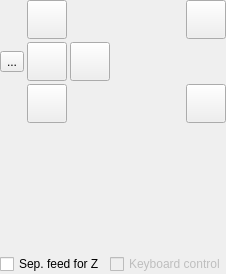
<?xml version="1.0" encoding="UTF-8"?>
<ui version="4.0">
 <class>partMainJog</class>
 <widget class="QWidget" name="partMainJog">
  <property name="geometry">
   <rect>
    <x>0</x>
    <y>0</y>
    <width>226</width>
    <height>274</height>
   </rect>
  </property>
  <property name="sizePolicy">
   <sizepolicy hsizetype="Minimum" vsizetype="Minimum">
    <horstretch>0</horstretch>
    <verstretch>0</verstretch>
   </sizepolicy>
  </property>
  <property name="windowTitle">
   <string>Form</string>
  </property>
  <layout class="QVBoxLayout" name="verticalLayout">
   <property name="spacing">
    <number>3</number>
   </property>
   <property name="leftMargin">
    <number>0</number>
   </property>
   <property name="topMargin">
    <number>0</number>
   </property>
   <property name="rightMargin">
    <number>0</number>
   </property>
   <property name="bottomMargin">
    <number>0</number>
   </property>
   <item>
    <layout class="QGridLayout" name="joggingLayout">
     <item row="2" column="1">
      <widget class="StyledToolButton" name="cmdStop">
       <property name="sizePolicy">
        <sizepolicy hsizetype="Fixed" vsizetype="Fixed">
         <horstretch>0</horstretch>
         <verstretch>0</verstretch>
        </sizepolicy>
       </property>
       <property name="toolTip">
        <string>Stop</string>
       </property>
       <property name="text">
        <string/>
       </property>
       <property name="icon">
        <iconset resource="../../../resources/images.qrc">
         <normaloff>:/images/brake.png</normaloff>:/images/brake.png</iconset>
       </property>
       <property name="iconSize">
        <size>
         <width>32</width>
         <height>32</height>
        </size>
       </property>
       <property name="adjustSize" stdset="0">
        <bool>true</bool>
       </property>
      </widget>
     </item>
     <item row="3" column="3">
      <layout class="QHBoxLayout" name="horizontalLayout_8">
       <item>
        <spacer name="horizontalSpacer_2">
         <property name="orientation">
          <enum>Qt::Orientation::Horizontal</enum>
         </property>
         <property name="sizeHint" stdset="0">
          <size>
           <width>20</width>
           <height>20</height>
          </size>
         </property>
        </spacer>
       </item>
       <item>
        <widget class="StyledToolButton" name="cmdZMinus">
         <property name="sizePolicy">
          <sizepolicy hsizetype="Fixed" vsizetype="Fixed">
           <horstretch>0</horstretch>
           <verstretch>0</verstretch>
          </sizepolicy>
         </property>
         <property name="toolTip">
          <string>Z-</string>
         </property>
         <property name="text">
          <string/>
         </property>
         <property name="icon">
          <iconset resource="../../../resources/images.qrc">
           <normaloff>:/images/1401562699_icon-arrow-down-b.png</normaloff>:/images/1401562699_icon-arrow-down-b.png</iconset>
         </property>
         <property name="iconSize">
          <size>
           <width>32</width>
           <height>32</height>
          </size>
         </property>
         <property name="adjustSize" stdset="0">
          <bool>true</bool>
         </property>
        </widget>
       </item>
      </layout>
     </item>
     <item row="2" column="0">
      <widget class="StyledToolButton" name="cmdXMinus">
       <property name="sizePolicy">
        <sizepolicy hsizetype="Fixed" vsizetype="Fixed">
         <horstretch>0</horstretch>
         <verstretch>0</verstretch>
        </sizepolicy>
       </property>
       <property name="toolTip">
        <string>X-</string>
       </property>
       <property name="text">
        <string>...</string>
       </property>
       <property name="icon">
        <iconset resource="../../../resources/images.qrc">
         <normaloff>:/images/1401561986_chevron-left.png</normaloff>:/images/1401561986_chevron-left.png</iconset>
       </property>
       <property name="iconSize">
        <size>
         <width>32</width>
         <height>32</height>
        </size>
       </property>
       <property name="adjustSize" stdset="0">
        <bool>true</bool>
       </property>
      </widget>
     </item>
     <item row="2" column="2">
      <widget class="StyledToolButton" name="cmdXPlus">
       <property name="sizePolicy">
        <sizepolicy hsizetype="Fixed" vsizetype="Fixed">
         <horstretch>0</horstretch>
         <verstretch>0</verstretch>
        </sizepolicy>
       </property>
       <property name="toolTip">
        <string>X+</string>
       </property>
       <property name="text">
        <string/>
       </property>
       <property name="icon">
        <iconset resource="../../../resources/images.qrc">
         <normaloff>:/images/1401562173_chevron-right.png</normaloff>:/images/1401562173_chevron-right.png</iconset>
       </property>
       <property name="iconSize">
        <size>
         <width>32</width>
         <height>32</height>
        </size>
       </property>
       <property name="adjustSize" stdset="0">
        <bool>true</bool>
       </property>
      </widget>
     </item>
     <item row="0" column="3">
      <layout class="QHBoxLayout" name="horizontalLayout_6">
       <item>
        <spacer name="horizontalSpacer">
         <property name="orientation">
          <enum>Qt::Orientation::Horizontal</enum>
         </property>
         <property name="sizeHint" stdset="0">
          <size>
           <width>20</width>
           <height>20</height>
          </size>
         </property>
        </spacer>
       </item>
       <item>
        <widget class="StyledToolButton" name="cmdZPlus">
         <property name="sizePolicy">
          <sizepolicy hsizetype="Fixed" vsizetype="Fixed">
           <horstretch>0</horstretch>
           <verstretch>0</verstretch>
          </sizepolicy>
         </property>
         <property name="toolTip">
          <string>Z+</string>
         </property>
         <property name="text">
          <string/>
         </property>
         <property name="icon">
          <iconset resource="../../../resources/images.qrc">
           <normaloff>:/images/1401562699_icon-arrow-up-b.png</normaloff>:/images/1401562699_icon-arrow-up-b.png</iconset>
         </property>
         <property name="iconSize">
          <size>
           <width>32</width>
           <height>32</height>
          </size>
         </property>
         <property name="adjustSize" stdset="0">
          <bool>true</bool>
         </property>
        </widget>
       </item>
      </layout>
     </item>
     <item row="3" column="1">
      <widget class="StyledToolButton" name="cmdYMinus">
       <property name="sizePolicy">
        <sizepolicy hsizetype="Fixed" vsizetype="Fixed">
         <horstretch>0</horstretch>
         <verstretch>0</verstretch>
        </sizepolicy>
       </property>
       <property name="toolTip">
        <string>Y-</string>
       </property>
       <property name="text">
        <string/>
       </property>
       <property name="icon">
        <iconset resource="../../../resources/images.qrc">
         <normaloff>:/images/1401562173_chevron-down.png</normaloff>:/images/1401562173_chevron-down.png</iconset>
       </property>
       <property name="iconSize">
        <size>
         <width>32</width>
         <height>32</height>
        </size>
       </property>
       <property name="adjustSize" stdset="0">
        <bool>true</bool>
       </property>
      </widget>
     </item>
     <item row="0" column="1">
      <widget class="StyledToolButton" name="cmdYPlus">
       <property name="sizePolicy">
        <sizepolicy hsizetype="Fixed" vsizetype="Fixed">
         <horstretch>0</horstretch>
         <verstretch>0</verstretch>
        </sizepolicy>
       </property>
       <property name="toolTip">
        <string>Y+</string>
       </property>
       <property name="text">
        <string/>
       </property>
       <property name="icon">
        <iconset resource="../../../resources/images.qrc">
         <normaloff>:/images/1401562173_chevron-up.png</normaloff>:/images/1401562173_chevron-up.png</iconset>
       </property>
       <property name="iconSize">
        <size>
         <width>32</width>
         <height>32</height>
        </size>
       </property>
       <property name="adjustSize" stdset="0">
        <bool>true</bool>
       </property>
      </widget>
     </item>
    </layout>
   </item>
   <item>
    <widget class="partMainJogParameters2" name="jogParameters" native="true">
     <property name="enabled">
      <bool>true</bool>
     </property>
     <property name="minimumSize">
      <size>
       <width>0</width>
       <height>100</height>
      </size>
     </property>
     <property name="autoFillBackground">
      <bool>true</bool>
     </property>
    </widget>
   </item>
   <item>
    <layout class="QHBoxLayout" name="checkboxesLayout">
     <item>
      <widget class="QCheckBox" name="chkSeparateZFeed">
       <property name="text">
        <string>Sep. feed for Z</string>
       </property>
      </widget>
     </item>
     <item>
      <widget class="QCheckBox" name="chkKeyboardControl">
       <property name="enabled">
        <bool>false</bool>
       </property>
       <property name="text">
        <string>Keyboard control</string>
       </property>
      </widget>
     </item>
    </layout>
   </item>
  </layout>
 </widget>
 <customwidgets>
  <customwidget>
   <class>StyledToolButton</class>
   <extends>QToolButton</extends>
   <header>styledtoolbutton.h</header>
  </customwidget>
  <customwidget>
   <class>partMainJogParameters2</class>
   <extends>QWidget</extends>
   <header>ui/forms/partials/main/partmainjogparameters2.h</header>
   <container>1</container>
  </customwidget>
 </customwidgets>
 <resources>
  <include location="../../../resources/images.qrc"/>
 </resources>
 <connections>
  <connection>
   <sender>cmdYPlus</sender>
   <signal>pressed()</signal>
   <receiver>partMainJog</receiver>
   <slot>onCmdYPlusPressed()</slot>
   <hints>
    <hint type="sourcelabel">
     <x>80</x>
     <y>32</y>
    </hint>
    <hint type="destinationlabel">
     <x>6</x>
     <y>26</y>
    </hint>
   </hints>
  </connection>
  <connection>
   <sender>cmdYPlus</sender>
   <signal>released()</signal>
   <receiver>partMainJog</receiver>
   <slot>onCmdYPlusReleased()</slot>
   <hints>
    <hint type="sourcelabel">
     <x>75</x>
     <y>30</y>
    </hint>
    <hint type="destinationlabel">
     <x>112</x>
     <y>121</y>
    </hint>
   </hints>
  </connection>
  <connection>
   <sender>cmdZPlus</sender>
   <signal>pressed()</signal>
   <receiver>partMainJog</receiver>
   <slot>onCmdZPlusPressed()</slot>
   <hints>
    <hint type="sourcelabel">
     <x>200</x>
     <y>32</y>
    </hint>
    <hint type="destinationlabel">
     <x>215</x>
     <y>1</y>
    </hint>
   </hints>
  </connection>
  <connection>
   <sender>cmdZPlus</sender>
   <signal>released()</signal>
   <receiver>partMainJog</receiver>
   <slot>onCmdZPlusReleased()</slot>
   <hints>
    <hint type="sourcelabel">
     <x>185</x>
     <y>35</y>
    </hint>
    <hint type="destinationlabel">
     <x>185</x>
     <y>4</y>
    </hint>
   </hints>
  </connection>
  <connection>
   <sender>cmdZMinus</sender>
   <signal>pressed()</signal>
   <receiver>partMainJog</receiver>
   <slot>onCmdZMinusPressed()</slot>
   <hints>
    <hint type="sourcelabel">
     <x>205</x>
     <y>107</y>
    </hint>
    <hint type="destinationlabel">
     <x>221</x>
     <y>86</y>
    </hint>
   </hints>
  </connection>
  <connection>
   <sender>cmdZMinus</sender>
   <signal>released()</signal>
   <receiver>partMainJog</receiver>
   <slot>onCmdZMinusReleased()</slot>
   <hints>
    <hint type="sourcelabel">
     <x>223</x>
     <y>132</y>
    </hint>
    <hint type="destinationlabel">
     <x>223</x>
     <y>66</y>
    </hint>
   </hints>
  </connection>
  <connection>
   <sender>cmdXMinus</sender>
   <signal>pressed()</signal>
   <receiver>partMainJog</receiver>
   <slot>onCmdXMinusPressed()</slot>
   <hints>
    <hint type="sourcelabel">
     <x>30</x>
     <y>82</y>
    </hint>
    <hint type="destinationlabel">
     <x>12</x>
     <y>3</y>
    </hint>
   </hints>
  </connection>
  <connection>
   <sender>cmdXMinus</sender>
   <signal>released()</signal>
   <receiver>partMainJog</receiver>
   <slot>onCmdXMinusReleased()</slot>
   <hints>
    <hint type="sourcelabel">
     <x>18</x>
     <y>77</y>
    </hint>
    <hint type="destinationlabel">
     <x>5</x>
     <y>58</y>
    </hint>
   </hints>
  </connection>
  <connection>
   <sender>cmdXPlus</sender>
   <signal>pressed()</signal>
   <receiver>partMainJog</receiver>
   <slot>onCmdXPlusPressed()</slot>
   <hints>
    <hint type="sourcelabel">
     <x>120</x>
     <y>76</y>
    </hint>
    <hint type="destinationlabel">
     <x>136</x>
     <y>3</y>
    </hint>
   </hints>
  </connection>
  <connection>
   <sender>cmdXPlus</sender>
   <signal>released()</signal>
   <receiver>partMainJog</receiver>
   <slot>onCmdXPlusReleased()</slot>
   <hints>
    <hint type="sourcelabel">
     <x>132</x>
     <y>86</y>
    </hint>
    <hint type="destinationlabel">
     <x>110</x>
     <y>6</y>
    </hint>
   </hints>
  </connection>
  <connection>
   <sender>cmdYMinus</sender>
   <signal>pressed()</signal>
   <receiver>partMainJog</receiver>
   <slot>onCmdYMinusPressed()</slot>
   <hints>
    <hint type="sourcelabel">
     <x>64</x>
     <y>116</y>
    </hint>
    <hint type="destinationlabel">
     <x>6</x>
     <y>120</y>
    </hint>
   </hints>
  </connection>
  <connection>
   <sender>cmdYMinus</sender>
   <signal>released()</signal>
   <receiver>partMainJog</receiver>
   <slot>onCmdYMinusReleased()</slot>
   <hints>
    <hint type="sourcelabel">
     <x>86</x>
     <y>132</y>
    </hint>
    <hint type="destinationlabel">
     <x>7</x>
     <y>97</y>
    </hint>
   </hints>
  </connection>
  <connection>
   <sender>cmdStop</sender>
   <signal>clicked()</signal>
   <receiver>partMainJog</receiver>
   <slot>onCmdStopClicked()</slot>
   <hints>
    <hint type="sourcelabel">
     <x>66</x>
     <y>78</y>
    </hint>
    <hint type="destinationlabel">
     <x>58</x>
     <y>144</y>
    </hint>
   </hints>
  </connection>
  <connection>
   <sender>chkSeparateZFeed</sender>
   <signal>toggled(bool)</signal>
   <receiver>partMainJog</receiver>
   <slot>onChkSeparateZFeedToggled(bool)</slot>
   <hints>
    <hint type="sourcelabel">
     <x>47</x>
     <y>248</y>
    </hint>
    <hint type="destinationlabel">
     <x>83</x>
     <y>230</y>
    </hint>
   </hints>
  </connection>
 </connections>
 <slots>
  <slot>onCmdYPlusPressed()</slot>
  <slot>onCmdYPlusReleased()</slot>
  <slot>onCmdYMinusPressed()</slot>
  <slot>onCmdYMinusReleased()</slot>
  <slot>onCmdXPlusPressed()</slot>
  <slot>onCmdXPlusReleased()</slot>
  <slot>onCmdXMinusPressed()</slot>
  <slot>onCmdXMinusReleased()</slot>
  <slot>onCmdZPlusPressed()</slot>
  <slot>onCmdZPlusReleased()</slot>
  <slot>onCmdZMinusPressed()</slot>
  <slot>onCmdZMinusReleased()</slot>
  <slot>onChkSeparateZFeedToggled(bool)</slot>
  <slot>onCmdStopClicked()</slot>
  <slot>onCmdFeedChanged(int)</slot>
  <slot>onCmdFeedZChanged(int)</slot>
  <slot>onCmdStepChanged(int)</slot>
 </slots>
</ui>
